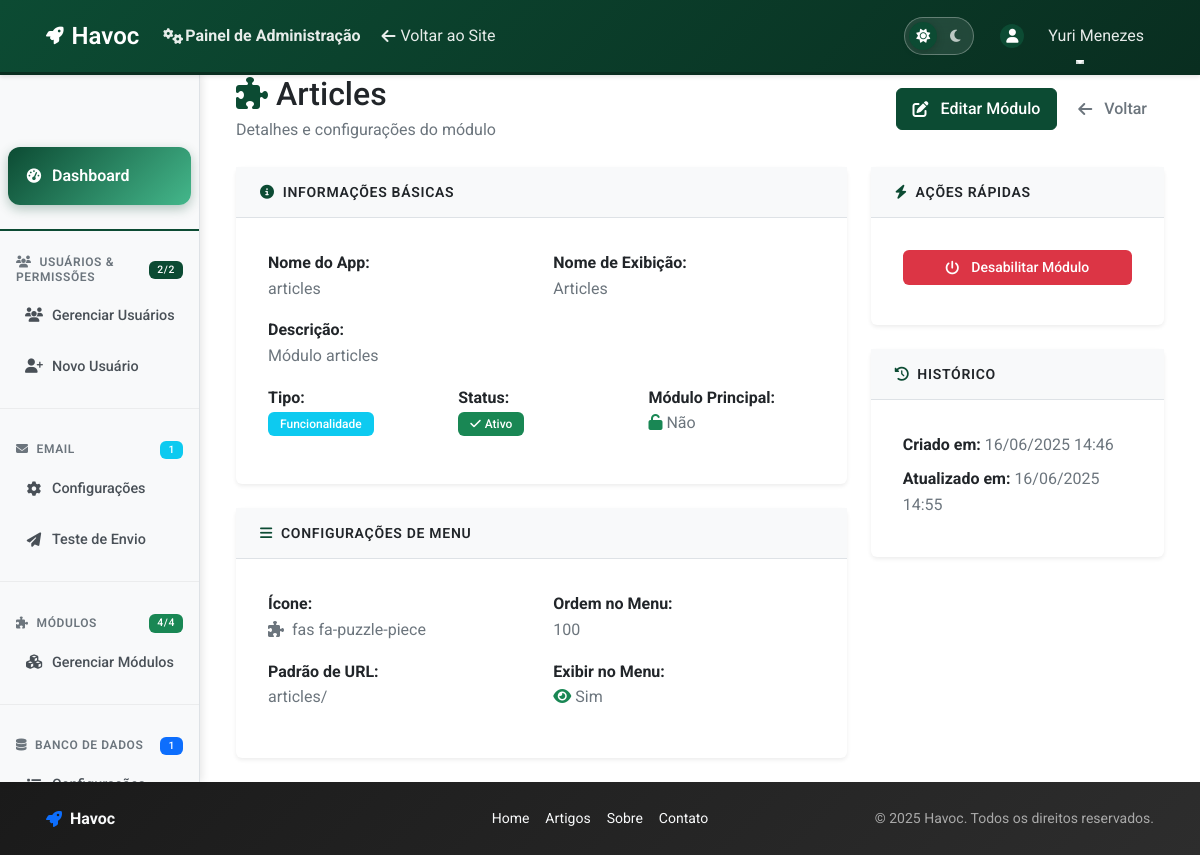
The page /config/modulos/articles/ (signed in) on the database as committed earlier.
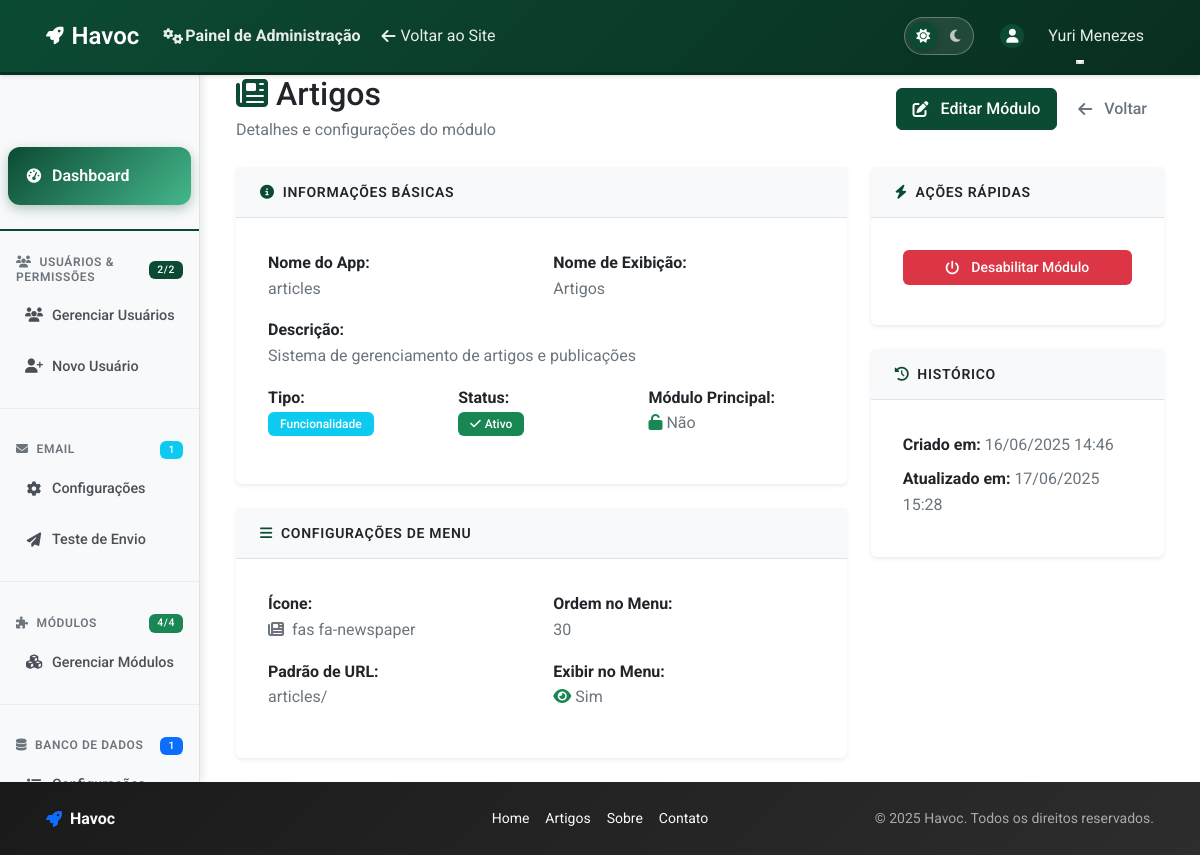
The same page on the database as committed later.
### apps/config/models/app_module_config.py (models this page shows, shortened)
class AppModuleConfiguration(models.Model):
    CORE_APPS = ['accounts', 'config', 'pages']
    STATUS_CHOICES = [
        ('active', 'Ativo'),
        ('inactive', 'Inativo'),
        ('maintenance', 'Manutenção'),
        ('deprecated', 'Descontinuado'),
    ]
    MODULE_TYPE_CHOICES = [
        ('core', 'Módulo Principal'),
        ('feature', 'Funcionalidade'),
        ('integration', 'Integração'),
        ('custom', 'Personalizado'),
    ]
    app_name = models.CharField(
        'nome do app',
        max_length=100,
        unique=True,
        validators=[MinLengthValidator(3)],
        help_text='Nome do app Django (ex: articles, blog, shop)'
    )
    display_name = models.CharField(
        'nome de exibição',
        max_length=200,
        help_text='Nome amigável para exibição na interface'
    )
    description = models.TextField(
        'descrição',
        blank=True,
        help_text='Descrição detalhada do módulo'
    )
    module_type = models.CharField(
        'tipo do módulo',
        max_length=20,
        choices=MODULE_TYPE_CHOICES,
        default='feature',
        help_text='Tipo/categoria do módulo'
    )
    status = models.CharField(
        'status',
        max_length=20,
        choices=STATUS_CHOICES,
        default='active',
        help_text='Status atual do módulo'
    )
    is_enabled = models.BooleanField(
        'habilitado',
        default=True,
        help_text='Se o módulo está habilitado no sistema'
    )
    is_core = models.BooleanField(
        'módulo principal',
        default=False,
        help_text='Se é um módulo principal (não pode ser desabilitado)'
    )
    url_pattern = models.CharField(
        'padrão de URL',
        max_length=200,
        blank=True,
        help_text='Padrão de URL do módulo (ex: artigos/, blog/)'
    )
    menu_icon = models.CharField(
        'ícone do menu',
        max_length=100,
        blank=True,
        default='fas fa-puzzle-piece',
        help_text='Classe do ícone FontAwesome para o menu'
    )
    menu_order = models.PositiveIntegerField(
        'ordem no menu',
        default=100,
        help_text='Ordem de exibição no menu (menor = primeiro)'
    )
    show_in_menu = models.BooleanField(
        'exibir no menu',
        default=True,
        help_text='Se deve aparecer no menu de navegação'
    )
    dependencies = models.JSONField(
        'dependências',
        default=list,
        blank=True,
        help_text='Lista de apps que este módulo depende'
    )
    required_permissions = models.JSONField(
        'permissões necessárias',
        default=list,
        blank=True,
        help_text='Lista de permissões necessárias para usar o módulo'
    )
    module_settings = models.JSONField(
        'configurações do módulo',
        default=dict,
        blank=True,
        help_text='Configurações específicas do módulo em formato JSON'
    )
    version = models.CharField(
        'versão',
        max_length=20,
        blank=True,
        help_text='Versão do módulo'
    )
    author = models.CharField(
        'autor',
        max_length=200,
        blank=True,
        help_text='Autor/desenvolvedor do módulo'
    )
    documentation_url = models.URLField(
        'URL da documentação',
        blank=True,
        help_text='Link para documentação do módulo'
    )
    created_at = models.DateTimeField(
        'criado em',
        auto_now_add=True
    )
    updated_at = models.DateTimeField(
        'atualizado em',
        auto_now=True
    )
    created_by = models.ForeignKey(
        User,
        on_delete=models.SET_NULL,
        null=True,
        blank=True,
        related_name='modules_created',
        verbose_name='criado por'
    )
    updated_by = models.ForeignKey(
        User,
        on_delete=models.SET_NULL,
        null=True,
        blank=True,
        related_name='modules_updated',
        verbose_name='atualizado por'
    )
    class Meta:
        verbose_name = 'configuração de módulo'
        verbose_name_plural = 'configurações de módulos'
        ordering = ['menu_order', 'display_name']
        indexes = [
            models.Index(fields=['app_name']),
            models.Index(fields=['is_enabled', 'status']),
            models.Index(fields=['module_type']),
        ]
    def get_dependent_modules(self):
        dependent_modules = []
        for module in AppModuleConfiguration.objects.filter(is_enabled=True):
            if module.dependencies and self.app_name in module.dependencies:
                dependent_modules.append(module)
        return AppModuleConfiguration.objects.filter(
            id__in=[m.id for m in dependent_modules]
        )

### apps/config/views/module_views.py (the view)
# urls.py: path('modulos/<str:app_name>/', ModuleDetailView.as_view(), name='module_detail'),
class ModuleDetailView(LoginRequiredMixin, UserPassesTestMixin, DetailView):
    model = AppModuleConfiguration
    template_name = 'config/modules/detail.html'
    context_object_name = 'module'
    slug_field = 'app_name'
    slug_url_kwarg = 'app_name'
    def test_func(self):
        return self.request.user.is_staff
    def get_context_data(self, **kwargs):
        context = super().get_context_data(**kwargs)
        module_service = ModuleService()
        dependencies_info = module_service.validate_module_dependencies(
            self.object.app_name
        )
        dependent_modules = self.object.get_dependent_modules()
        context.update({
            'dependencies_info': dependencies_info,
            'dependent_modules': dependent_modules,
            'page_title': f'Módulo: {self.object.display_name}',
        })
        return context

### apps/accounts/models/user.py (called while the page is built)
    def get_full_name(self):
        return f"{self.first_name} {self.last_name}".strip()

### apps/config/services/module_service.py (called while the page is built, shortened)
    def get_available_modules(self) -> List[AppModuleConfiguration]:
        return AppModuleConfiguration.objects.filter(
            is_enabled=True,
            status='active'
        ).order_by('menu_order', 'display_name')

    def get_menu_modules(self) -> List[AppModuleConfiguration]:
        return self.get_available_modules().filter(show_in_menu=True)

    def get_module_by_name(self, app_name: str) -> Optional[AppModuleConfiguration]:
        try:
            return AppModuleConfiguration.objects.get(app_name=app_name)
        except AppModuleConfiguration.DoesNotExist:
            return None

    def validate_module_dependencies(self, app_name: str) -> Dict:
        module = self.get_module_by_name(app_name)
        if not module:
            return {'valid': False, 'error': 'Módulo não encontrado'}
        if not module.dependencies:
            return {'valid': True, 'dependencies': []}

### apps/config/templates/config/modules/detail.html (shortened to what the changed rows need)
{% extends 'config/base_config.html' %}
{% load crispy_forms_tags %}
{% block config_content %}
<div class="container-fluid">
    <div class="row mb-4">
        <div class="col-12">
            <div class="d-flex justify-content-between align-items-center">
                <div>
                    <h1 class="h2 mb-1 text-sans text-body">
                        <i class="{{ module.menu_icon }} me-2 text-django-green"></i>{{ module.display_name }}
                    </h1>
                    <p class="text-secondary mb-0 text-body">Detalhes e configurações do módulo</p>
                </div>
            </div>
        </div>
    </div>
    <div class="row">
        <div class="col-lg-8">
            <div class="card-django border-0 shadow-sm mb-4">
                <div class="card-body profile-card-body">
                    <div class="row">
                        <div class="col-md-6">
                            <strong>Nome do App:</strong>
                            <p class="text-muted">{{ module.app_name }}</p>
                        </div>
                        <div class="col-md-6">
                            <strong>Nome de Exibição:</strong>
                            <p class="text-muted">{{ module.display_name }}</p>
                        </div>
                    </div>
                    {% if module.description %}
                        <div class="row">
                            <div class="col-12">
                                <strong>Descrição:</strong>
                                <p class="text-muted">{{ module.description }}</p>
                            </div>
                        </div>
                    {% endif %}
                    <div class="row">
                        <div class="col-md-4">
                            <p class="text-muted">
                                <span class="badge {% if module.is_core %}bg-warning{% else %}bg-info{% endif %}">
                                    {{ module.get_module_type_display }}
                                </span>
                            </p>
                        </div>
                    </div>
                </div>
            </div>
            <div class="card-django border-0 shadow-sm mb-4">
                <div class="card-body profile-card-body">
                    <div class="row">
                        <div class="col-md-6">
                            <strong>Ícone:</strong>
                            <p class="text-muted">
                                <i class="{{ module.menu_icon }} me-2"></i>{{ module.menu_icon }}
                            </p>
                        </div>
                        <div class="col-md-6">
                            <strong>Ordem no Menu:</strong>
                            <p class="text-muted">{{ module.menu_order }}</p>
                        </div>
                    </div>
                    <div class="row">
                        <div class="col-md-6">
                            <strong>Padrão de URL:</strong>
                            <p class="text-muted">{{ module.url_pattern|default:"Não definido" }}</p>
                        </div>
                    </div>
                </div>
            </div>
        </div>
        <div class="col-lg-4">
            <div class="card-django border-0 shadow-sm">
                <div class="card-body profile-card-body">
                    <div class="mb-2">
                        <strong>Criado em:</strong>
                        <span class="text-muted">{{ module.created_at|date:"d/m/Y H:i" }}</span>
                    </div>
                    <div class="mb-2">
                        <strong>Atualizado em:</strong>
                        <span class="text-muted">{{ module.updated_at|date:"d/m/Y H:i" }}</span>
                    </div>
                </div>
            </div>
        </div>
    </div>
</div>
{% endblock %}

Rows that differ between the two databases and show on the page:
changed AppModuleConfiguration "articles": display_name "Articles" → "Artigos"; description "Módulo articles" → "Sistema de gerenciamento de artigos e publicações"; menu_icon "fas fa-puzzle-piece" → "fas fa-newspaper"; menu_order "100" → "30"; updated_at "16/06/2025 14:55" → "17/06/2025 15:28"
